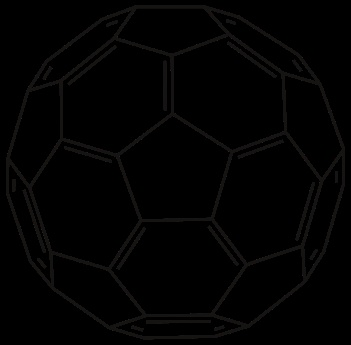
#> input picture PYCV/yahoo.jpg, 351 x 345 px
$ python getting_and_setting.py --image yahoo.jpg   (Python 2 division)
#> lines starting #> are read from the running program, lines starting #| are printed output that depends on the picture; after the words box and inside, x2 and y2 are one past the last pixel; in counts of white or black regions, pixels touching at a corner belong together
# import the necessary packages
import argparse
import cv2

# construct the argument parser and parse the arguments
ap = argparse.ArgumentParser()
# add input argument
ap.add_argument("-i","--image",required=True,help="Path to the image")
# add output argument
#ap.add_argument("-o","--output",required=False,help="Path to the output image a$
args = vars(ap.parse_args())

# load the image, grab its dimensions, and show them
image = cv2.imread(args["image"])
#> image is the input picture: shape (345, 351, 3); mean B, G, R 2.2, 2.3, 2.4
(h, w) = image.shape[:2]
#> h = 345; w = 351
cv2.imshow("Original",image)

# images are just NumPy arrays. The top-left pixel can be found at (0,0)
(b, g, r) = image[225,111]
#> b = 0; g = 0; r = 0
print "Pixel at (111,225) - Red: {r}, Green: {g}, Blue: {b}".format(r=r,g=g,b=b)
#| Pixel at (111,225) - Red: 0, Green: 0, Blue: 0

# let's change the value of the pixel at (0, 0) and make it red
image[0, 0] = (0, 0, 255)
#> image: shape (345, 351, 3); under 0.01% of pixels changed, all inside (x1, y1, x2, y2) = (0, 0, 1, 1)
(b, g, r) = image[0,0]
#> r = 255
print "Pixel at (0,0) - Red: {r}, Green: {g}, Blue: {b}".format(r=r,g=g,b=b)
#| Pixel at (0,0) - Red: 255, Green: 0, Blue: 0

# Let's access a larger rectangular portion of the image

# compute the center of the image - width and height divided by 2
(cX, cY) = (w/2, h/2)
#> cX = 175; cY = 172

# since we are using NumPy arrays, we can apply slicing and grab large chunks
# of the image -- let's grab the top-left corner of the image
tl =  image[0:cY, 0:cX]
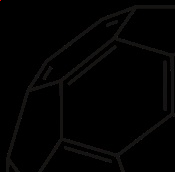
#> tl: shape (172, 175, 3); mean B, G, R 2.3, 2.4, 2.6
cv2.imshow("Top-Left Corner", tl)

# top-right
tr = image[0:cY, cX:w]
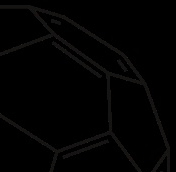
#> tr: shape (172, 176, 3); mean B, G, R 2.1, 2.2, 2.3
cv2.imshow("Top-Right corner",tr)

# bottom-right
br = image[cY:h,cX:w]
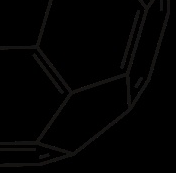
#> br: shape (173, 176, 3); mean B, G, R 2.1, 2.2, 2.4
cv2.imshow("Bottom-Right Corner",br)

#  bottom-left
bl = image[cY:h,0:cX]
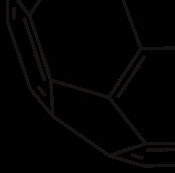
#> bl: shape (173, 175, 3); mean B, G, R 2.1, 2.3, 2.4
cv2.imshow("Bottom-Left Corner",bl)

# making the top-left section Olive
image[0:cY, 0:cX] = (0,128,128)
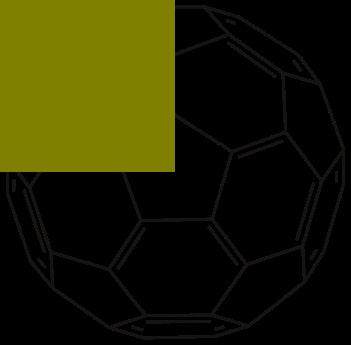
#> image: shape (345, 351, 3); mean B, G, R 1.6, 33.5, 33.6

# Show the updated image
cv2.imshow("Udated",image)
cv2.waitKey(0)
